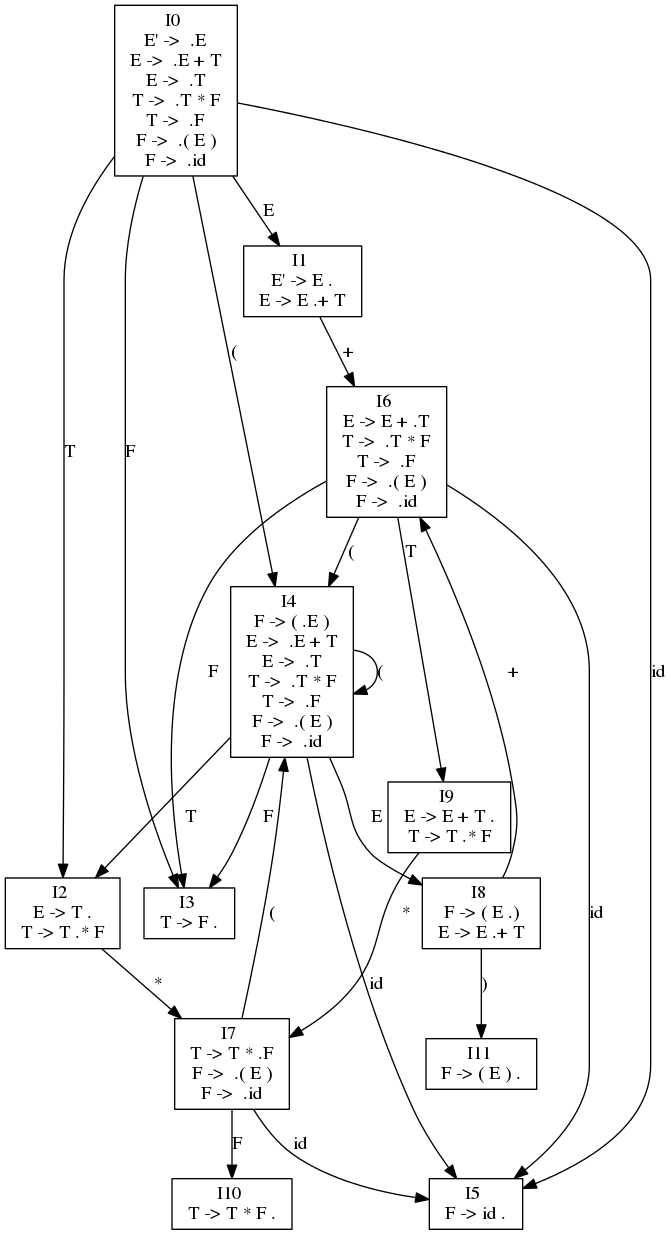

Here is the Python script that generated this plot:
import sys, getopt
import check


PYDOT = True
try:
    import pydot
except ImportError:
    print "Couldn't import pydot, plotting will not be possible"
    PYDOT = False


class SLR1Graph:
    """Plot the parser states graph of a given grammar"""

    def __init__(self, filecontent, separator='->'):
        """Initialization
        Paramaters:
            filecontent := File as a list of lines (readlines)"""
        # Graph variables
        self._graph = None
        self._nodes = list()
        self._checker = check.SLR1Checker(filecontent, separator)
        self._checker.check()
        representation = self._checker.get_representation()
        self._symbols = representation['symbols']
        self._itemsets = representation['itemsets']
        self._connections = representation['connections']
        self._labeled_connections = self._get_labeled_connections()

    def _get_labeled_connections(self):
        """Return the list of connections labeled by the symbol which caused the
        transition"""
        labeled_connections = list()
        for connection in self._connections:
            # symbol: the grammar symbol of GOTO(Itemset, Grammar_symbol)
            label = self._symbols[self._itemsets[connection[1]][0][1]
                    [self._itemsets[connection[1]][0][0]]]
            labeled_connections.append([connection[0], connection[1], label])
        return labeled_connections


    def plot_graph(self, name='graph'):
        """If the grammar is SLR(1), output the corresponding DFA"""
        graph = pydot.Dot(graph_type='digraph')
        gsr = self._checker.get_string_rules
        # Create nodes and add them to the graph
        for pos, itemset in enumerate(self._itemsets):
            self._nodes.append(pydot.Node(gsr(itemset, pos).encode(
                'string-escape')))
            self._nodes[pos].set_shape("box")
            graph.add_node(self._nodes[pos])
        # Create edges and add them to the graph
        for labeled_connection in self._labeled_connections:
            graph.add_edge(pydot.Edge(self._nodes[labeled_connection[0]],
                self._nodes[labeled_connection[1]],
                label=labeled_connection[2]))
        graph.write(name + ".png", format="png")
        #print "Image generated as", name + ".png"


    def print_graph(self):
    
    	output_file = open('closure.txt', 'w+')
        length_items = str(len(self._itemsets))
        output_file.write(length_items+"\n")
        
        """If the grammar is SLR(1), print the parser states graph"""
        for pos, itemset in enumerate(self._itemsets):
            a = self._checker.get_string_rules(itemset, pos)
            #print a
            output_file.write(a)
            #print "Connected to (GOTO, itemset):"
            for labeled_connection in self._labeled_connections:
                if labeled_connection[0] == pos:
                     b = str(labeled_connection[2] + "," + str(labeled_connection[1]) + "\n") 
                     #print b
                     output_file.write(b)
            output_file.write("\n\n")     
            #print "\n" + "-"*80 + "\n"
            
            
        
            

def main():
    """Main"""
    separator = '->'
    out = 'graph'
    mode = None # default 'plot'
    try:
        opts, args = getopt.getopt("slr.txt", "hps:o:",
                ["help", "separator=", "print", "out="])
    except getopt.GetoptError as err:
        print "ERROR:", err
        usage()
        sys.exit(2)
        
    args = []
    args.append("slr.txt")    
    for opt, arg in opts:
        if opt in ("-h", "--help"):
            usage()
            sys.exit(0)
        elif opt in ("-s", "--separator"):
            separator = arg
        elif opt in ("-p", "--print"):
            mode = 'print'
        elif opt in ("-o", "--out"):
            out = arg
    if len(args) == 0:
        print("WARNING: No file supplied, doing nothing")
    for filex in args:
        with open(filex, 'r') as fpt:
            gen = SLR1Graph(fpt.readlines(), separator)
            if mode is None:
                #print "Unable to generate image, printing instead"
                gen.print_graph()
                gen.plot_graph(out)
            #else:
                #gen.print_graph()
            

def usage():
    """Help message"""
    help_msg = """
    Help:
    {0} [-h|--help]
    {0} [-s<sep>|--separator=<sep>] [-p|--print] [-o<file>|--out=<file>] FILES

    Options:
    help: Display this information
    separator <sep>: Change the separator to be used to <sep>
    print: Print the parser state graph instead of plotting it
    out <file>: Output the graph image into <file>

    Notice that options should ever precede FILES
    """.format(sys.argv[0])
    print help_msg

if __name__ == "__main__":
    main()
